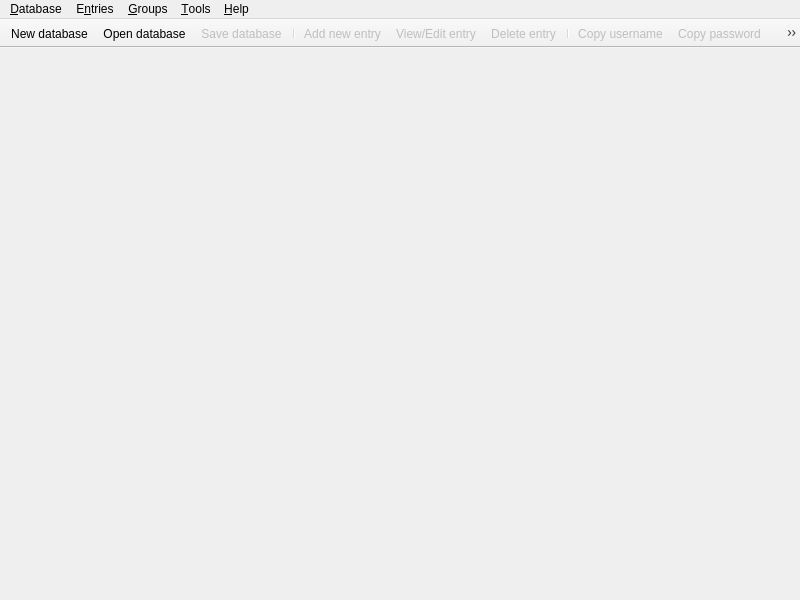
<?xml version="1.0" encoding="UTF-8"?>
<ui version="4.0">
 <class>MainWindow</class>
 <widget class="QMainWindow" name="MainWindow">
  <property name="enabled">
   <bool>true</bool>
  </property>
  <property name="geometry">
   <rect>
    <x>0</x>
    <y>0</y>
    <width>800</width>
    <height>600</height>
   </rect>
  </property>
  <property name="windowTitle">
   <string notr="true">KeePassXC</string>
  </property>
  <widget class="QWidget" name="centralwidget">
   <property name="enabled">
    <bool>true</bool>
   </property>
   <layout class="QVBoxLayout" name="verticalLayout">
    <property name="spacing">
     <number>0</number>
    </property>
    <property name="leftMargin">
     <number>0</number>
    </property>
    <property name="topMargin">
     <number>0</number>
    </property>
    <property name="rightMargin">
     <number>0</number>
    </property>
    <property name="bottomMargin">
     <number>0</number>
    </property>
    <item>
     <widget class="QWidget" name="globalMessageWidgetContainer" native="true">
      <layout class="QVBoxLayout" name="globalMessageWidgetLayout">
       <property name="spacing">
        <number>0</number>
       </property>
       <property name="bottomMargin">
        <number>0</number>
       </property>
       <item>
        <widget class="MessageWidget" name="globalMessageWidget" native="true">
         <property name="sizePolicy">
          <sizepolicy hsizetype="Preferred" vsizetype="Preferred">
           <horstretch>0</horstretch>
           <verstretch>0</verstretch>
          </sizepolicy>
         </property>
         <property name="styleSheet">
          <string notr="true">MessageWidget {margin: 90px}</string>
         </property>
        </widget>
       </item>
      </layout>
     </widget>
    </item>
    <item>
     <widget class="QStackedWidget" name="stackedWidget">
      <property name="sizePolicy">
       <sizepolicy hsizetype="Preferred" vsizetype="Preferred">
        <horstretch>0</horstretch>
        <verstretch>0</verstretch>
       </sizepolicy>
      </property>
      <property name="currentIndex">
       <number>2</number>
      </property>
      <widget class="QWidget" name="pageDatabase">
       <layout class="QVBoxLayout" name="verticalLayout_2">
        <property name="leftMargin">
         <number>0</number>
        </property>
        <property name="topMargin">
         <number>0</number>
        </property>
        <property name="rightMargin">
         <number>0</number>
        </property>
        <property name="bottomMargin">
         <number>0</number>
        </property>
        <item>
         <widget class="DatabaseTabWidget" name="tabWidget">
          <property name="currentIndex">
           <number>-1</number>
          </property>
          <property name="tabsClosable">
           <bool>true</bool>
          </property>
          <property name="movable">
           <bool>true</bool>
          </property>
         </widget>
        </item>
       </layout>
      </widget>
      <widget class="QWidget" name="pageSettings">
       <layout class="QVBoxLayout" name="verticalLayout_3">
        <property name="leftMargin">
         <number>0</number>
        </property>
        <property name="topMargin">
         <number>0</number>
        </property>
        <property name="rightMargin">
         <number>0</number>
        </property>
        <property name="bottomMargin">
         <number>0</number>
        </property>
        <item>
         <widget class="SettingsWidget" name="settingsWidget" native="true"/>
        </item>
       </layout>
      </widget>
      <widget class="QWidget" name="pageWelcome">
       <layout class="QVBoxLayout" name="verticalLayout_5">
        <item>
         <layout class="QHBoxLayout" name="horizontalLayout">
          <item>
           <spacer name="horizontalSpacer">
            <property name="orientation">
             <enum>Qt::Horizontal</enum>
            </property>
            <property name="sizeType">
             <enum>QSizePolicy::MinimumExpanding</enum>
            </property>
            <property name="sizeHint" stdset="0">
             <size>
              <width>50</width>
              <height>20</height>
             </size>
            </property>
           </spacer>
          </item>
          <item>
           <widget class="WelcomeWidget" name="welcomeWidget" native="true"/>
          </item>
          <item>
           <spacer name="horizontalSpacer_2">
            <property name="orientation">
             <enum>Qt::Horizontal</enum>
            </property>
            <property name="sizeType">
             <enum>QSizePolicy::MinimumExpanding</enum>
            </property>
            <property name="sizeHint" stdset="0">
             <size>
              <width>50</width>
              <height>20</height>
             </size>
            </property>
           </spacer>
          </item>
         </layout>
        </item>
       </layout>
      </widget>
      <widget class="QWidget" name="pagePasswordGenerator">
       <layout class="QVBoxLayout" name="verticalLayout_6">
        <item>
         <widget class="PasswordGeneratorWidget" name="passwordGeneratorWidget" native="true"/>
        </item>
       </layout>
      </widget>
     </widget>
    </item>
   </layout>
  </widget>
  <widget class="QMenuBar" name="menubar">
   <widget class="QMenu" name="menuFile">
    <property name="title">
     <string>&amp;Database</string>
    </property>
    <widget class="QMenu" name="menuRecentDatabases">
     <property name="title">
      <string>&amp;Recent databases</string>
     </property>
    </widget>
    <widget class="QMenu" name="menuImport">
     <property name="title">
      <string>Import</string>
     </property>
     <addaction name="actionImportKeePass1"/>
     <addaction name="actionImportCsv"/>
    </widget>
    <addaction name="actionDatabaseNew"/>
    <addaction name="actionDatabaseOpen"/>
    <addaction name="menuRecentDatabases"/>
    <addaction name="actionDatabaseSave"/>
    <addaction name="actionDatabaseSaveAs"/>
    <addaction name="actionDatabaseClose"/>
    <addaction name="separator"/>
    <addaction name="actionChangeMasterKey"/>
    <addaction name="actionChangeDatabaseSettings"/>
    <addaction name="separator"/>
    <addaction name="actionDatabaseMerge"/>
    <addaction name="menuImport"/>
    <addaction name="actionExportCsv"/>
    <addaction name="actionRepairDatabase"/>
    <addaction name="separator"/>
    <addaction name="actionQuit"/>
   </widget>
   <widget class="QMenu" name="menuHelp">
    <property name="title">
     <string>&amp;Help</string>
    </property>
    <addaction name="actionAbout"/>
   </widget>
   <widget class="QMenu" name="menuEntries">
    <property name="title">
     <string>E&amp;ntries</string>
    </property>
    <widget class="QMenu" name="menuEntryCopyAttribute">
     <property name="enabled">
      <bool>false</bool>
     </property>
     <property name="title">
      <string>Copy att&amp;ribute to clipboard</string>
     </property>
     <addaction name="actionEntryCopyTitle"/>
     <addaction name="actionEntryCopyURL"/>
     <addaction name="actionEntryCopyNotes"/>
     <addaction name="separator"/>
    </widget>
    <widget class="QMenu" name="menuEntryTotp">
     <property name="enabled">
      <bool>false</bool>
     </property>
     <property name="title">
      <string>Time-based one-time password</string>
     </property>
     <addaction name="actionEntryCopyTotp"/>
     <addaction name="actionEntryTotp"/>
     <addaction name="actionEntryTotpDisplayKey"/>
     <addaction name="actionEntrySetupTotp"/>
    </widget>
    <addaction name="actionEntryCopyUsername"/>
    <addaction name="actionEntryCopyPassword"/>
    <addaction name="menuEntryCopyAttribute"/>
    <addaction name="menuEntryTotp"/>
    <addaction name="actionEntryAutoType"/>
    <addaction name="actionEntryOpenUrl"/>
    <addaction name="actionEntryEdit"/>
    <addaction name="actionEntryClone"/>
    <addaction name="actionEntryDelete"/>
    <addaction name="actionEntryNew"/>
   </widget>
   <widget class="QMenu" name="menuGroups">
    <property name="title">
     <string>&amp;Groups</string>
    </property>
    <addaction name="actionGroupNew"/>
    <addaction name="separator"/>
    <addaction name="actionGroupEdit"/>
    <addaction name="actionGroupDelete"/>
    <addaction name="actionGroupEmptyRecycleBin"/>
   </widget>
   <widget class="QMenu" name="menuTools">
    <property name="title">
     <string>&amp;Tools</string>
    </property>
    <addaction name="actionLockDatabases"/>
    <addaction name="actionPasswordGenerator"/>
    <addaction name="actionSettings"/>
   </widget>
   <addaction name="menuFile"/>
   <addaction name="menuEntries"/>
   <addaction name="menuGroups"/>
   <addaction name="menuTools"/>
   <addaction name="menuHelp"/>
  </widget>
  <widget class="QToolBar" name="toolBar">
   <property name="movable">
    <bool>false</bool>
   </property>
   <property name="iconSize">
    <size>
     <width>22</width>
     <height>22</height>
    </size>
   </property>
   <attribute name="toolBarArea">
    <enum>TopToolBarArea</enum>
   </attribute>
   <attribute name="toolBarBreak">
    <bool>false</bool>
   </attribute>
   <addaction name="actionDatabaseNew"/>
   <addaction name="actionDatabaseOpen"/>
   <addaction name="actionDatabaseSave"/>
   <addaction name="separator"/>
   <addaction name="actionEntryNew"/>
   <addaction name="actionEntryEdit"/>
   <addaction name="actionEntryDelete"/>
   <addaction name="separator"/>
   <addaction name="actionEntryCopyUsername"/>
   <addaction name="actionEntryCopyPassword"/>
   <addaction name="actionEntryCopyURL"/>
   <addaction name="actionEntryAutoType"/>
   <addaction name="separator"/>
   <addaction name="actionPasswordGenerator"/>
   <addaction name="actionLockDatabases"/>
   <addaction name="separator"/>
  </widget>
  <action name="actionQuit">
   <property name="text">
    <string>&amp;Quit</string>
   </property>
   <property name="menuRole">
    <enum>QAction::QuitRole</enum>
   </property>
  </action>
  <action name="actionAbout">
   <property name="text">
    <string>&amp;About</string>
   </property>
   <property name="menuRole">
    <enum>QAction::AboutRole</enum>
   </property>
  </action>
  <action name="actionDatabaseOpen">
   <property name="text">
    <string>&amp;Open database...</string>
   </property>
  </action>
  <action name="actionDatabaseSave">
   <property name="enabled">
    <bool>false</bool>
   </property>
   <property name="text">
    <string>&amp;Save database</string>
   </property>
  </action>
  <action name="actionDatabaseClose">
   <property name="enabled">
    <bool>false</bool>
   </property>
   <property name="text">
    <string>&amp;Close database</string>
   </property>
  </action>
  <action name="actionDatabaseNew">
   <property name="text">
    <string>&amp;New database</string>
   </property>
  </action>
  <action name="actionDatabaseMerge">
   <property name="text">
    <string>Merge from KeePassX database</string>
   </property>
  </action>
  <action name="actionEntryNew">
   <property name="enabled">
    <bool>false</bool>
   </property>
   <property name="text">
    <string>&amp;Add new entry</string>
   </property>
  </action>
  <action name="actionEntryEdit">
   <property name="enabled">
    <bool>false</bool>
   </property>
   <property name="text">
    <string>&amp;View/Edit entry</string>
   </property>
  </action>
  <action name="actionEntryDelete">
   <property name="enabled">
    <bool>false</bool>
   </property>
   <property name="text">
    <string>&amp;Delete entry</string>
   </property>
  </action>
  <action name="actionGroupNew">
   <property name="enabled">
    <bool>false</bool>
   </property>
   <property name="text">
    <string>&amp;Add new group</string>
   </property>
  </action>
  <action name="actionGroupEdit">
   <property name="enabled">
    <bool>false</bool>
   </property>
   <property name="text">
    <string>&amp;Edit group</string>
   </property>
  </action>
  <action name="actionGroupDelete">
   <property name="enabled">
    <bool>false</bool>
   </property>
   <property name="text">
    <string>&amp;Delete group</string>
   </property>
  </action>
  <action name="actionDatabaseSaveAs">
   <property name="enabled">
    <bool>false</bool>
   </property>
   <property name="text">
    <string>Sa&amp;ve database as...</string>
   </property>
  </action>
  <action name="actionChangeMasterKey">
   <property name="enabled">
    <bool>false</bool>
   </property>
   <property name="text">
    <string>Change &amp;master key...</string>
   </property>
  </action>
  <action name="actionChangeDatabaseSettings">
   <property name="enabled">
    <bool>false</bool>
   </property>
   <property name="text">
    <string>&amp;Database settings</string>
   </property>
   <property name="toolTip">
    <string>Database settings</string>
   </property>
   <property name="menuRole">
    <enum>QAction::NoRole</enum>
   </property>
  </action>
  <action name="actionEntryClone">
   <property name="enabled">
    <bool>false</bool>
   </property>
   <property name="text">
    <string>&amp;Clone entry</string>
   </property>
  </action>
  <action name="actionSearch">
   <property name="enabled">
    <bool>false</bool>
   </property>
   <property name="text">
    <string>&amp;Find</string>
   </property>
  </action>
  <action name="actionEntryCopyUsername">
   <property name="enabled">
    <bool>false</bool>
   </property>
   <property name="text">
    <string>Copy &amp;username</string>
   </property>
   <property name="toolTip">
    <string>Copy username to clipboard</string>
   </property>
  </action>
  <action name="actionEntryCopyPassword">
   <property name="enabled">
    <bool>false</bool>
   </property>
   <property name="text">
    <string>Cop&amp;y password</string>
   </property>
   <property name="toolTip">
    <string>Copy password to clipboard</string>
   </property>
  </action>
  <action name="actionSettings">
   <property name="text">
    <string>&amp;Settings</string>
   </property>
   <property name="menuRole">
    <enum>QAction::PreferencesRole</enum>
   </property>
  </action>
  <action name="actionPasswordGenerator">
   <property name="checkable">
    <bool>true</bool>
   </property>
   <property name="text">
    <string>Password Generator</string>
   </property>
  </action>
  <action name="actionEntryAutoType">
   <property name="enabled">
    <bool>false</bool>
   </property>
   <property name="text">
    <string>&amp;Perform Auto-Type</string>
   </property>
  </action>
  <action name="actionEntryOpenUrl">
   <property name="enabled">
    <bool>false</bool>
   </property>
   <property name="text">
    <string>&amp;Open URL</string>
   </property>
  </action>
  <action name="actionLockDatabases">
   <property name="enabled">
    <bool>false</bool>
   </property>
   <property name="text">
    <string>&amp;Lock databases</string>
   </property>
  </action>
  <action name="actionEntryCopyTitle">
   <property name="enabled">
    <bool>false</bool>
   </property>
   <property name="text">
    <string>&amp;Title</string>
   </property>
   <property name="toolTip">
    <string>Copy title to clipboard</string>
   </property>
  </action>
  <action name="actionEntryCopyURL">
   <property name="enabled">
    <bool>false</bool>
   </property>
   <property name="text">
    <string>&amp;URL</string>
   </property>
   <property name="toolTip">
    <string>Copy URL to clipboard</string>
   </property>
  </action>
  <action name="actionEntryCopyNotes">
   <property name="enabled">
    <bool>false</bool>
   </property>
   <property name="text">
    <string>&amp;Notes</string>
   </property>
   <property name="toolTip">
    <string>Copy notes to clipboard</string>
   </property>
  </action>
  <action name="actionExportCsv">
   <property name="enabled">
    <bool>false</bool>
   </property>
   <property name="text">
    <string>&amp;Export to CSV file...</string>
   </property>
  </action>
  <action name="actionImportKeePass1">
   <property name="text">
    <string>Import KeePass 1 database...</string>
   </property>
  </action>
  <action name="actionImportCsv">
   <property name="text">
    <string>Import CSV file...</string>
   </property>
  </action>
  <action name="actionRepairDatabase">
   <property name="text">
    <string>Re&amp;pair database...</string>
   </property>
  </action>
  <action name="actionEntryTotp">
   <property name="text">
    <string>Show TOTP</string>
   </property>
  </action>
  <action name="actionEntryTotpDisplayKey">
   <property name="text">
    <string>Export TOTP settings</string>
   </property>
  </action>
  <action name="actionEntrySetupTotp">
   <property name="text">
    <string>Set up TOTP...</string>
   </property>
  </action>
  <action name="actionEntryCopyTotp">
   <property name="text">
    <string>Copy &amp;TOTP</string>
   </property>
  </action>
  <action name="actionGroupEmptyRecycleBin">
   <property name="text">
    <string>E&amp;mpty recycle bin</string>
   </property>
   <property name="visible">
    <bool>false</bool>
   </property>
  </action>
 </widget>
 <customwidgets>
  <customwidget>
   <class>MessageWidget</class>
   <extends>QWidget</extends>
   <header>gui/MessageWidget.h</header>
   <container>1</container>
  </customwidget>
  <customwidget>
   <class>DatabaseTabWidget</class>
   <extends>QTabWidget</extends>
   <header>gui/DatabaseTabWidget.h</header>
   <container>1</container>
  </customwidget>
  <customwidget>
   <class>SettingsWidget</class>
   <extends>QWidget</extends>
   <header>gui/SettingsWidget.h</header>
   <container>1</container>
  </customwidget>
  <customwidget>
   <class>WelcomeWidget</class>
   <extends>QWidget</extends>
   <header>gui/WelcomeWidget.h</header>
   <container>1</container>
  </customwidget>
  <customwidget>
   <class>PasswordGeneratorWidget</class>
   <extends>QWidget</extends>
   <header>gui/PasswordGeneratorWidget.h</header>
   <container>1</container>
  </customwidget>
 </customwidgets>
 <resources/>
 <connections/>
</ui>
